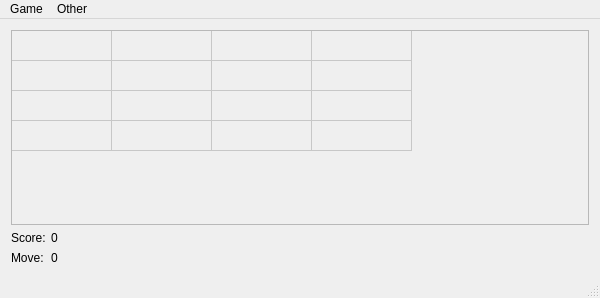
<?xml version="1.0" encoding="UTF-8"?>
<ui version="4.0">
 <class>MainWindow</class>
 <widget class="QMainWindow" name="MainWindow">
  <property name="geometry">
   <rect>
    <x>0</x>
    <y>0</y>
    <width>600</width>
    <height>298</height>
   </rect>
  </property>
  <property name="windowTitle">
   <string>Game 2048</string>
  </property>
  <property name="windowIcon">
   <iconset resource="images.qrc">
    <normaloff>:/images/icons/ico.png</normaloff>:/images/icons/ico.png</iconset>
  </property>
  <widget class="QWidget" name="centralWidget">
   <layout class="QGridLayout" name="gridLayout">
    <item row="1" column="0">
     <widget class="QLabel" name="lblScore">
      <property name="enabled">
       <bool>true</bool>
      </property>
      <property name="maximumSize">
       <size>
        <width>34</width>
        <height>16777215</height>
       </size>
      </property>
      <property name="text">
       <string>Score:</string>
      </property>
     </widget>
    </item>
    <item row="1" column="1">
     <widget class="QLabel" name="scoreValue">
      <property name="enabled">
       <bool>true</bool>
      </property>
      <property name="text">
       <string>0</string>
      </property>
     </widget>
    </item>
    <item row="0" column="0" colspan="3">
     <widget class="QTableWidget" name="gameGrid">
      <property name="enabled">
       <bool>false</bool>
      </property>
      <property name="toolTip">
       <string/>
      </property>
      <property name="whatsThis">
       <string/>
      </property>
      <property name="styleSheet">
       <string notr="true"/>
      </property>
      <attribute name="horizontalHeaderVisible">
       <bool>false</bool>
      </attribute>
      <attribute name="horizontalHeaderCascadingSectionResizes">
       <bool>false</bool>
      </attribute>
      <attribute name="horizontalHeaderHighlightSections">
       <bool>true</bool>
      </attribute>
      <attribute name="verticalHeaderVisible">
       <bool>false</bool>
      </attribute>
      <attribute name="verticalHeaderCascadingSectionResizes">
       <bool>false</bool>
      </attribute>
      <row>
       <property name="text">
        <string>x1</string>
       </property>
       <property name="textAlignment">
        <set>AlignCenter</set>
       </property>
      </row>
      <row>
       <property name="text">
        <string>x2</string>
       </property>
       <property name="textAlignment">
        <set>AlignCenter</set>
       </property>
      </row>
      <row>
       <property name="text">
        <string>x3</string>
       </property>
       <property name="textAlignment">
        <set>AlignCenter</set>
       </property>
      </row>
      <row>
       <property name="text">
        <string>x4</string>
       </property>
       <property name="textAlignment">
        <set>AlignCenter</set>
       </property>
      </row>
      <column>
       <property name="text">
        <string>y1</string>
       </property>
       <property name="textAlignment">
        <set>AlignCenter</set>
       </property>
      </column>
      <column>
       <property name="text">
        <string>y2</string>
       </property>
       <property name="textAlignment">
        <set>AlignCenter</set>
       </property>
      </column>
      <column>
       <property name="text">
        <string>y3</string>
       </property>
       <property name="textAlignment">
        <set>AlignCenter</set>
       </property>
      </column>
      <column>
       <property name="text">
        <string>y4</string>
       </property>
       <property name="textAlignment">
        <set>AlignCenter</set>
       </property>
      </column>
      <item row="0" column="0">
       <property name="text">
        <string/>
       </property>
       <property name="textAlignment">
        <set>AlignCenter</set>
       </property>
      </item>
      <item row="0" column="1">
       <property name="text">
        <string/>
       </property>
       <property name="textAlignment">
        <set>AlignCenter</set>
       </property>
      </item>
      <item row="0" column="2">
       <property name="text">
        <string/>
       </property>
       <property name="textAlignment">
        <set>AlignCenter</set>
       </property>
      </item>
      <item row="0" column="3">
       <property name="text">
        <string/>
       </property>
       <property name="textAlignment">
        <set>AlignCenter</set>
       </property>
      </item>
      <item row="1" column="0">
       <property name="text">
        <string/>
       </property>
       <property name="textAlignment">
        <set>AlignCenter</set>
       </property>
      </item>
      <item row="1" column="1">
       <property name="text">
        <string/>
       </property>
       <property name="textAlignment">
        <set>AlignCenter</set>
       </property>
      </item>
      <item row="1" column="2">
       <property name="text">
        <string/>
       </property>
       <property name="textAlignment">
        <set>AlignCenter</set>
       </property>
      </item>
      <item row="1" column="3">
       <property name="text">
        <string/>
       </property>
       <property name="textAlignment">
        <set>AlignCenter</set>
       </property>
      </item>
      <item row="2" column="0">
       <property name="text">
        <string/>
       </property>
       <property name="textAlignment">
        <set>AlignCenter</set>
       </property>
      </item>
      <item row="2" column="1">
       <property name="text">
        <string/>
       </property>
       <property name="textAlignment">
        <set>AlignCenter</set>
       </property>
      </item>
      <item row="2" column="2">
       <property name="text">
        <string/>
       </property>
       <property name="textAlignment">
        <set>AlignCenter</set>
       </property>
      </item>
      <item row="2" column="3">
       <property name="text">
        <string/>
       </property>
       <property name="textAlignment">
        <set>AlignCenter</set>
       </property>
      </item>
      <item row="3" column="0">
       <property name="text">
        <string/>
       </property>
       <property name="textAlignment">
        <set>AlignCenter</set>
       </property>
      </item>
      <item row="3" column="1">
       <property name="text">
        <string/>
       </property>
       <property name="textAlignment">
        <set>AlignCenter</set>
       </property>
      </item>
      <item row="3" column="2">
       <property name="text">
        <string/>
       </property>
       <property name="textAlignment">
        <set>AlignCenter</set>
       </property>
      </item>
      <item row="3" column="3">
       <property name="text">
        <string/>
       </property>
       <property name="textAlignment">
        <set>AlignCenter</set>
       </property>
      </item>
     </widget>
    </item>
    <item row="2" column="0">
     <widget class="QLabel" name="lblMove">
      <property name="maximumSize">
       <size>
        <width>40</width>
        <height>16777215</height>
       </size>
      </property>
      <property name="text">
       <string>Move:</string>
      </property>
     </widget>
    </item>
    <item row="2" column="1">
     <widget class="QLabel" name="moveValue">
      <property name="text">
       <string>0</string>
      </property>
     </widget>
    </item>
   </layout>
  </widget>
  <widget class="QMenuBar" name="menuBar">
   <property name="geometry">
    <rect>
     <x>0</x>
     <y>0</y>
     <width>600</width>
     <height>21</height>
    </rect>
   </property>
   <widget class="QMenu" name="menuFIle">
    <property name="title">
     <string>Game</string>
    </property>
    <addaction name="actionNew_game"/>
    <addaction name="separator"/>
    <addaction name="actionExit"/>
   </widget>
   <widget class="QMenu" name="menuOther">
    <property name="title">
     <string>Other</string>
    </property>
    <addaction name="actionAbout"/>
   </widget>
   <addaction name="menuFIle"/>
   <addaction name="menuOther"/>
  </widget>
  <widget class="QStatusBar" name="statusBar"/>
  <action name="actionNew_game">
   <property name="icon">
    <iconset resource="images.qrc">
     <normaloff>:/images/icons/rocket-launch.png</normaloff>:/images/icons/rocket-launch.png</iconset>
   </property>
   <property name="text">
    <string>New game</string>
   </property>
  </action>
  <action name="actionExit">
   <property name="icon">
    <iconset resource="images.qrc">
     <normaloff>:/images/icons/logout.png</normaloff>:/images/icons/logout.png</iconset>
   </property>
   <property name="text">
    <string>Exit</string>
   </property>
  </action>
  <action name="actionAbout">
   <property name="icon">
    <iconset resource="images.qrc">
     <normaloff>:/images/icons/info.png</normaloff>:/images/icons/info.png</iconset>
   </property>
   <property name="text">
    <string>About</string>
   </property>
  </action>
 </widget>
 <layoutdefault spacing="6" margin="11"/>
 <resources>
  <include location="images.qrc"/>
 </resources>
 <connections/>
</ui>
